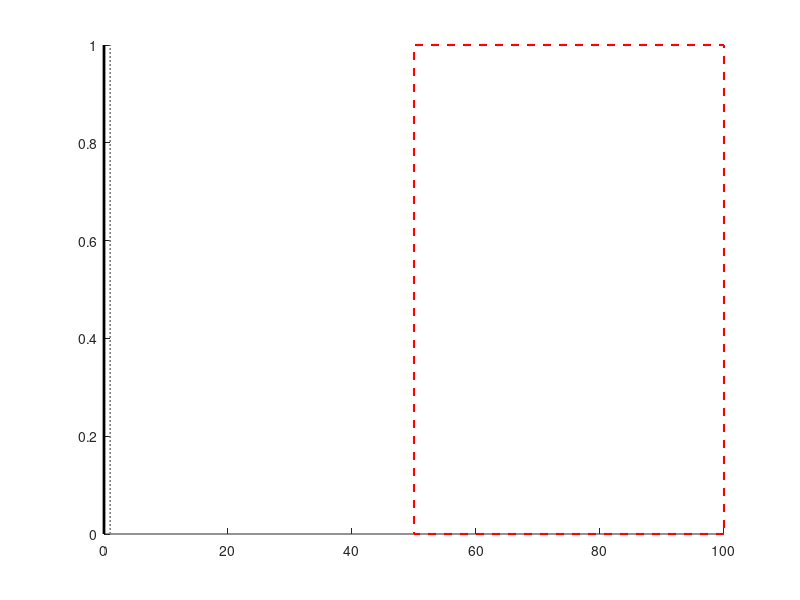

Reproduce this figure in MATLAB.

% --- Helper function to format subplots ---
function formatPlot()
    set(gca, 'YDir', 'normal');
    hold on;
    ylims = ylim;
    line([1 1], ylims, 'Color', [0.5 0.5 0.5], 'LineStyle', ':', 'LineWidth', 1.2); % vertical line at 1 ms
    rectangle('Position', [50, ylims(1), 50, ylims(2)-ylims(1)], 'EdgeColor', 'r', 'LineWidth', 1.5, 'LineStyle', '--'); % box from 50–100
    line([0 0], ylims, 'Color', 'k', 'LineStyle', '-', 'LineWidth', 2); % vertical line at 0 ms
end
